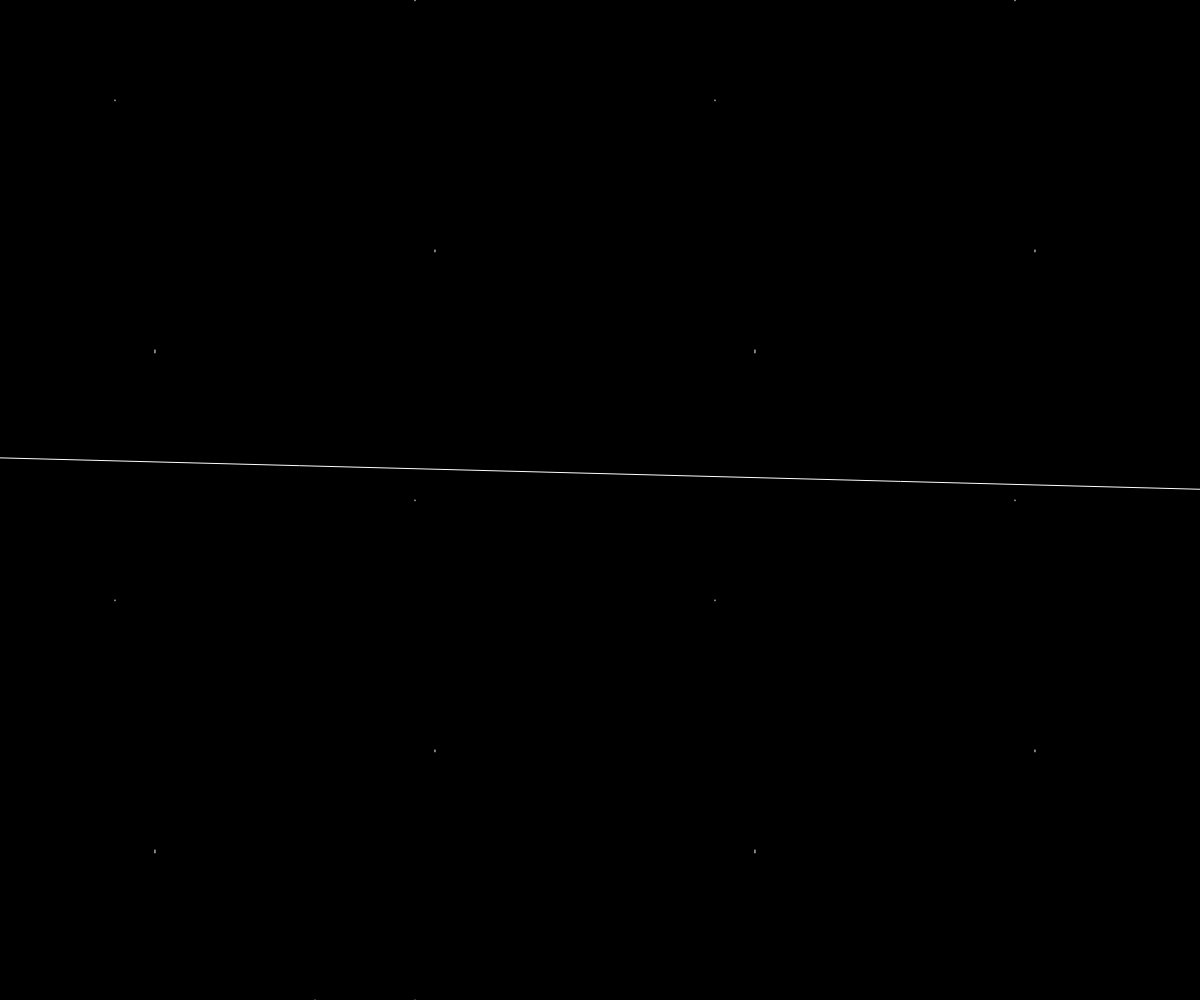
Frame 1 (no input)
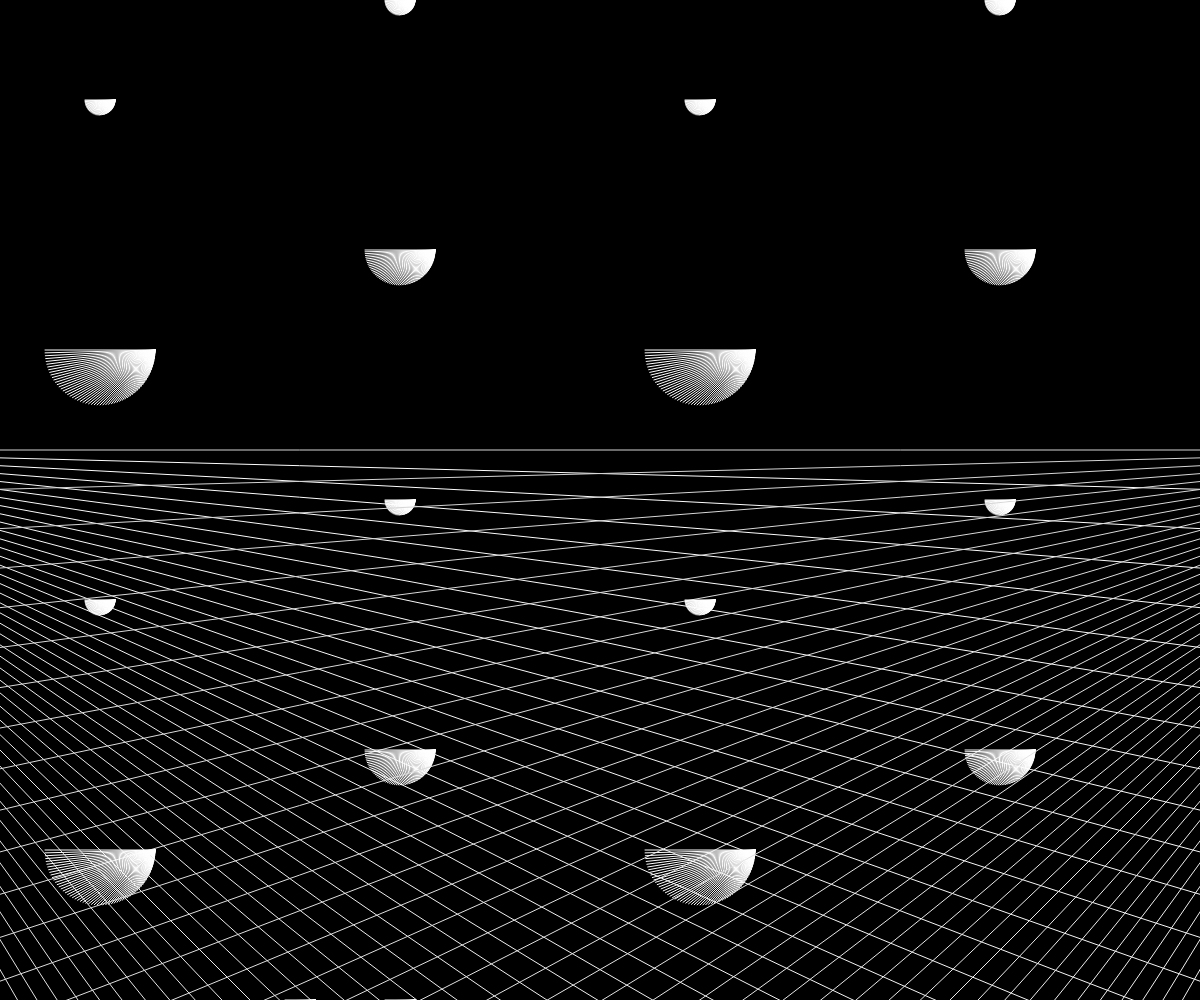
Frame 60 (no input)
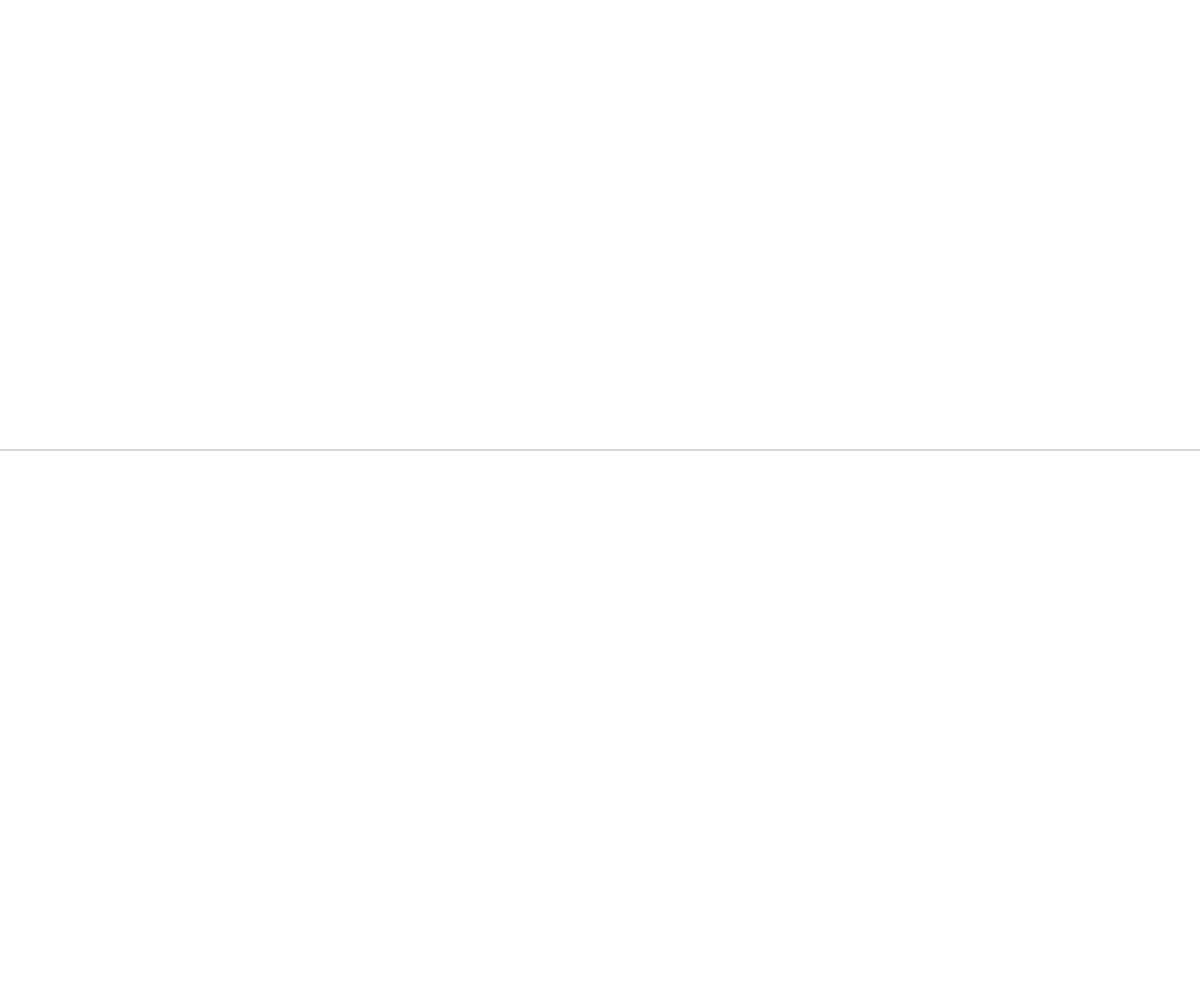
Frame 120 (the mouse pressed at the canvas centre since frame 60)

The p5.js sketch that drew these frames (run headless with seeded random() and noise() and a simulated clock; from frame 60 on, the mouse is pressed at the canvas centre):

// p5.js sketch
// ── sketch.js
function preload(){
  // put preload code here
}

function setup(){
  createCanvas(windowWidth,windowHeight);
  angleMode(DEGREES);// es un atributo para los angulos de circulo
  frameRate(35);// la rapidez con lo que se hace el círculo
  background(0);

}

function draw()
               {
if (frameCount<120){
  // fila 1
  push()
  strokeWeight(1);// el grosor de la línea
  stroke("white");
  width=100;
  height=100;
  r1=15
  line(width+r1, height, width+cos(frameCount*3)*r1,height+sin(frameCount*3)*r1);

  width=100;
  height=350;
  r2=55;
  line(width+r2, height, width+cos(frameCount*3)*r2,height+sin(frameCount*3)*r2);

  width=100;
  height=600;
  line(width+r1, height, width+cos(frameCount*3)*r1,height+sin(frameCount*3)*r1);


  width=100;
  height=850;
  line(width+r2, height, width+cos(frameCount*3)*r2,height+sin(frameCount*3)*r2);


// fila 2


  width=400;
  height=0;
  line(width+r1, height, width+cos(frameCount*3)*r1,height+sin(frameCount*3)*r1);

  width=400;
  height=250;
  r3=35;
  line(width+r3, height, width+cos(frameCount*3)*r3,height+sin(frameCount*3)*r3);

  width=400;
  height=500;
  line(width+r1, height, width+cos(frameCount*3)*r1,height+sin(frameCount*3)*r1);

  width=400;
  height=750;
  line(width+r3, height, width+cos(frameCount*3)*r3,height+sin(frameCount*3)*r3);

  width=400;
  height=1000;
  line(width+r1, height, width+cos(frameCount*3)*r1,height+sin(frameCount*3)*r1);

  //fila 3

  width=700;
  height=100;
  line(width+r1, height, width+cos(frameCount*3)*r1,height+sin(frameCount*3)*r1);

  width=700;
  height=350;
  line(width+r2, height, width+cos(frameCount*3)*r2,height+sin(frameCount*3)*r2);

  width=700;
  height=600;
  line(width+r1, height, width+cos(frameCount*3)*r1,height+sin(frameCount*3)*r1);

  width=700;
  height=850;
  line(width+r2, height, width+cos(frameCount*3)*r2,height+sin(frameCount*3)*r2);

  // fila 4

  width=1000;
  height=0;
  line(width+r1, height, width+cos(frameCount*3)*r1,height+sin(frameCount*3)*r1);

  width=1000;
  height=250;
  line(width+r3, height, width+cos(frameCount*3)*r3,height+sin(frameCount*3)*r3);

  width=1000;
  height=500;
  line(width+r1, height, width+cos(frameCount*3)*r1,height+sin(frameCount*3)*r1);

  width=1000;
  height=750;
  line(width+r3, height, width+cos(frameCount*3)*r3,height+sin(frameCount*3)*r3);

  width=300;
  height=1000;
  line(width+r1, height, width+cos(frameCount*3)*r1,height+sin(frameCount*3)*r1);
  pop();

}
if (frameCount==120){
background("white");}

if (frameCount<365){
  push();
  strokeWeight(1);// el grosor de la línea
  stroke(
         lerpColor(color("white"),color("black"),frameCount/360)
               );
  width=600;
  height=450;
  r4=900;
  line(width-r4, height, width+cos(frameCount*3)*r4,height+sin(frameCount*3)*r4);
  pop();

  push();
  strokeWeight(1);// el grosor de la línea
  stroke(
         lerpColor(color("white"),color("black"),frameCount/360)
               );
  width=600;
  height=450;
  r4=900;
  line(width+r4, height, width+cos(frameCount*3)*r4,height+sin(frameCount*3)*r4);
  pop();

}

  if (frameCount==240){
  background("white")}

  if (frameCount>240){
    // fila 1
    strokeWeight(1);// el grosor de la línea
    stroke("black");
    width=100;
    height=100;
    r1=15
    line(width+r1, height, width+cos(frameCount*3)*r1,height+sin(frameCount*3)*r1);

    width=100;
    height=350;
    r2=55;
    line(width+r2, height, width+cos(frameCount*3)*r2,height+sin(frameCount*3)*r2);

    width=100;
    height=600;
    line(width+r1, height, width+cos(frameCount*3)*r1,height+sin(frameCount*3)*r1);


    width=100;
    height=850;
    line(width+r2, height, width+cos(frameCount*3)*r2,height+sin(frameCount*3)*r2);


  // fila 2


    width=400;
    height=0;
    line(width+r1, height, width+cos(frameCount*3)*r1,height+sin(frameCount*3)*r1);

    width=400;
    height=250;
    r3=35;
    line(width+r3, height, width+cos(frameCount*3)*r3,height+sin(frameCount*3)*r3);

    width=400;
    height=500;
    line(width+r1, height, width+cos(frameCount*3)*r1,height+sin(frameCount*3)*r1);

    width=400;
    height=750;
    line(width+r3, height, width+cos(frameCount*3)*r3,height+sin(frameCount*3)*r3);

    width=400;
    height=1000;
    line(width+r1, height, width+cos(frameCount*3)*r1,height+sin(frameCount*3)*r1);

    //fila 3

    width=700;
    height=100;
    line(width+r1, height, width+cos(frameCount*3)*r1,height+sin(frameCount*3)*r1);

    width=700;
    height=350;
    line(width+r2, height, width+cos(frameCount*3)*r2,height+sin(frameCount*3)*r2);

    width=700;
    height=600;
    line(width+r1, height, width+cos(frameCount*3)*r1,height+sin(frameCount*3)*r1);

    width=700;
    height=850;
    line(width+r2, height, width+cos(frameCount*3)*r2,height+sin(frameCount*3)*r2);

    // fila 4

    width=1000;
    height=0;
    line(width+r1, height, width+cos(frameCount*3)*r1,height+sin(frameCount*3)*r1);

    width=1000;
    height=250;
    line(width+r3, height, width+cos(frameCount*3)*r3,height+sin(frameCount*3)*r3);

    width=1000;
    height=500;
    line(width+r1, height, width+cos(frameCount*3)*r1,height+sin(frameCount*3)*r1);

    width=1000;
    height=750;
    line(width+r3, height, width+cos(frameCount*3)*r3,height+sin(frameCount*3)*r3);

    width=300;
    height=1000;
    line(width+r1, height, width+cos(frameCount*3)*r1,height+sin(frameCount*3)*r1);
}
if(frameCount==365){
noloop()
}
}
